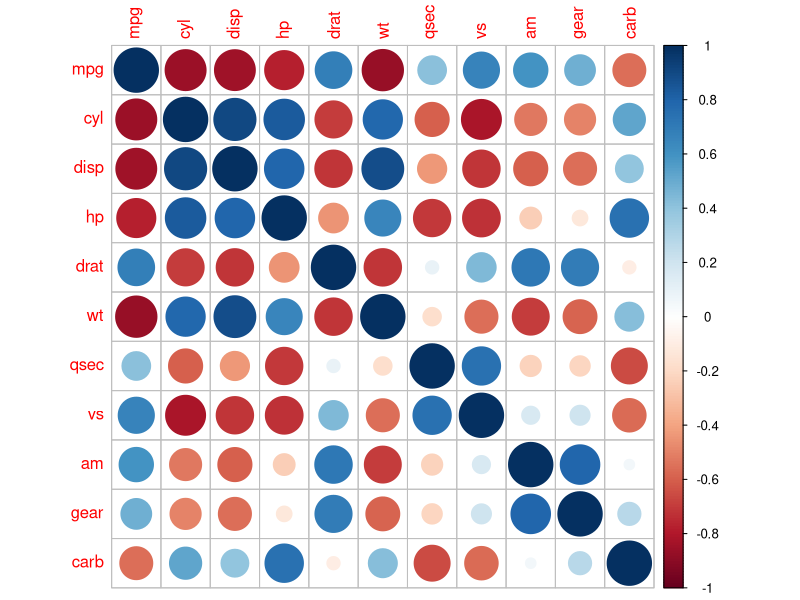
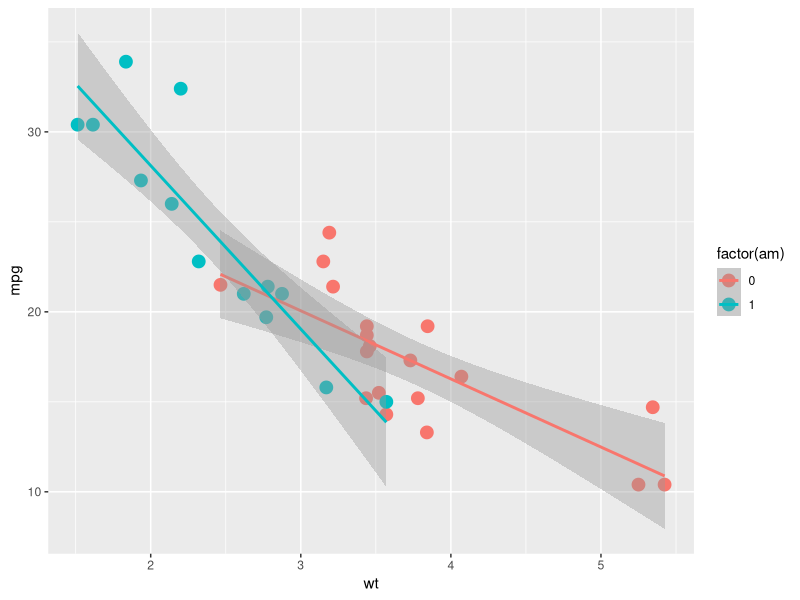
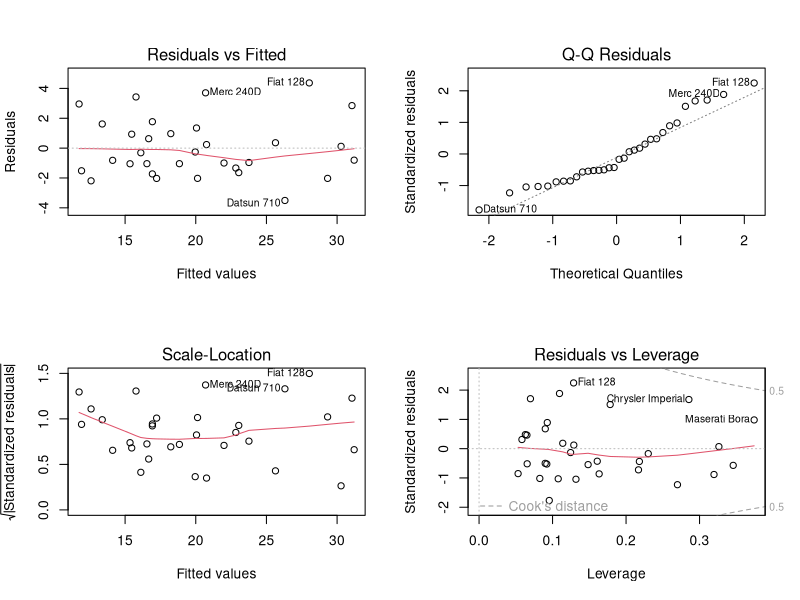

Write R code to recreate these figures, in order.
## ---- chunk 1
set.seed(20150821)
library(ggplot2)
## ---- chunk 2
library(corrplot)
corMtcars <- cor(mtcars)
round(corMtcars, digits=2)
corrplot(corMtcars)
## ---- chunk 3
g <- ggplot(mtcars, aes(x=wt, y=mpg, color=factor(am)))
g <- g + geom_point(size=4)
g <- g + geom_smooth(method="lm")
g
## ---- chunk 4
fitAll <- lm(mpg ~ ., data=mtcars)
summary(fitAll)$coef
## ---- chunk 5
fitSimple <- lm(mpg ~ wt * factor(am), data=mtcars)
fitSimpleQsec <- lm(mpg ~ wt * factor(am) + qsec, data=mtcars)
fitComplex <- lm(mpg ~ wt * factor(am) + qsec + factor(vs) + gear + carb + drat, data=mtcars)
anova(fitSimple, fitSimpleQsec, fitComplex)
## ---- chunk 6
par(mfrow=c(2,2))
plot(fitSimpleQsec)
par(mfrow=c(1,1))
